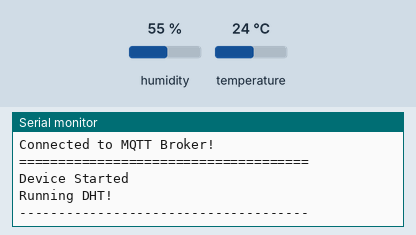
A sketch run on a simulated ESP8266 (NodeMCU). Shown: the last lines printed to the serial monitor. Inputs (shaded band) come from the test bench; at power-on: humidity 55 %, temperature 24 °C. WiFi joins after 1.5 s; servers stay silent unless stated; no MQTT or app messages arrive unless stated; not simulated (calls return 0 or success): env.h.

Above: at 2.7 s.
2.8 s: humidity set to 22 %
At 4.3 s:
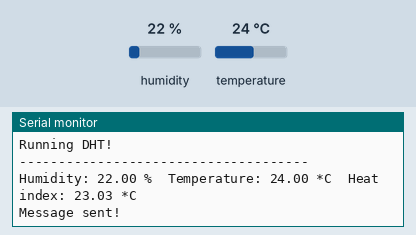
5.9 s: temperature set to 12 °C
At 5.9 s:
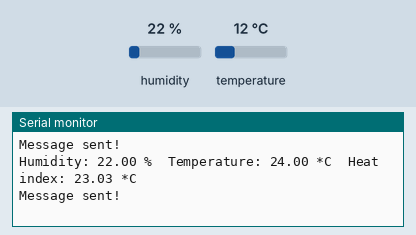
9.0 s: humidity set to 40 %
At 11.0 s:
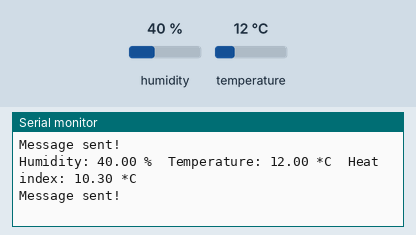
Timing chart, 0 to 12.5 s (numbered marks = the images above; inputs shaded):
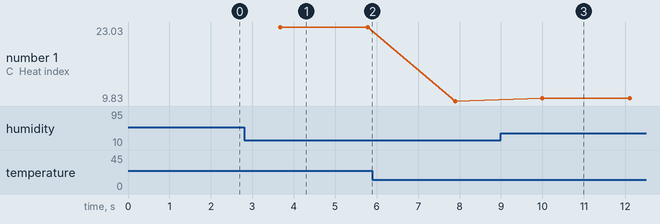

The sketch:

esp8266-dht22-mqtt.ino
```cpp
/*
 ESP8266-12F, DHT22, MQTT Publisher

 Board setup:
 Generic ESP8266 Modul
 Flash Freq: 40 MHZ
 Flash Mode: QIQ
 Flash Size: 51K (no SPIFFS)
 Debug Port: disabled
 Debug Level: keine
 Reset Mothod: nodemcu
 CPU Freq.: 80 MHz
 Upload Speed: 115200
*/
#include <ESP8266WiFi.h>
#include "DHT.h"
#include <PubSubClient.h> // Allows us to connect to, and publish to the MQTT broker

#include "env.h" //include custom header located in same directory

// DHT definitions
#define DHTPIN 4     // what digital pin the DHT22 is conected to
#define DHTTYPE DHT22 // there are multiple kinds of DHT sensors
DHT dht(DHTPIN, DHTTYPE);

#ifndef WIFI_SSID
#define WIFI_SSID "your-wifi-ssid"    //wifi ssid
#define WIFI_PASSWORD "your-wifi-psk" //wifi password
#endif

// MQTT definitions
const char* mqtt_server = "192.168.100.22";
const char* mqtt_topic = "test";
// The client id identifies the ESP8266 device. Think of it a bit like a hostname (Or just a name, like Greg).
const char* clientID = "esp8266";

// Initialise the WiFi and MQTT Client objects
WiFiClient wifiClient;
PubSubClient client(mqtt_server, 1883, wifiClient); // 1883 is the listener port for the Broker

void setup() {
  Serial.begin(115200);
  delay(10);

  // We start by connecting to a WiFi network

  Serial.println();
  Serial.println();
  Serial.print("Connecting to ");
  Serial.println(WIFI_SSID);

  WiFi.mode(WIFI_STA);
  WiFi.begin(WIFI_SSID, WIFI_PASSWORD);

  while (WiFi.status() != WL_CONNECTED) {
    delay(500);
    WiFi.printDiag(Serial);
  }

  Serial.println("=====================================");
  Serial.println("WiFi connected");
  Serial.println("IP address: ");
  Serial.println(WiFi.localIP());

  Serial.println("=====================================");
  // Connect to MQTT Broker
  // client.connect returns a boolean value to let us know if the connection was successful.
  if (client.connect(clientID)) {
    Serial.println("Connected to MQTT Broker!");
  }
  else {
    Serial.println("Connection to MQTT Broker failed...");
  }

  Serial.println("=====================================");
  Serial.println("Device Started");
  Serial.println("Running DHT!");
  Serial.println("-------------------------------------");
}


int timeSinceLastRead = 0;

void loop() {

  // Report every 2 seconds.
  if(timeSinceLastRead > 2000) {
    // Reading temperature or humidity takes about 250 milliseconds!
    // Sensor readings may also be up to 2 seconds 'old' (its a very slow sensor)
    float h = dht.readHumidity();

    // Read temperature as Celsius (the default)
    float t = dht.readTemperature();

    // Check if any reads failed and exit early (to try again).
    if (isnan(h) || isnan(t)) {
      Serial.println("Failed to read from DHT sensor!");
      timeSinceLastRead = 0;
      return;
    }

    // Compute heat index in Celsius (isFahreheit = false)
    // heat index: feeled temperature based on temp and humi
    float hic = dht.computeHeatIndex(t, h, false);

    Serial.print("Humidity: ");
    Serial.print(h);
    Serial.print(" %\t");
    Serial.print("Temperature: ");
    Serial.print(t);
    Serial.print(" *C\t");
    Serial.print("Heat index: ");
    Serial.print(hic);
    Serial.println(" *C");

    // convert to values from DHT22 to char, because client.publish requires char
    char h_char[8];
    dtostrf(h, 6, 2, h_char);
    char t_char[8];
    dtostrf(t, 6, 2, t_char);

    // PUBLISH to the MQTT Broker (topic = mqtt_topic, defined at the beginning)
    // Here, "Button pressed!" is the Payload, but this could be changed to a sensor reading, for example.
    if (client.publish(mqtt_topic, t_char)) {
      Serial.println("Message sent!");
    }
    // Again, client.publish will return a boolean value depending on whether it succeded or not.
    // If the message failed to send, we will try again, as the connection may have broken.
    else {
      Serial.println("Message failed to send. Reconnecting to MQTT Broker and trying again");
      client.connect(clientID);
      delay(10); // This delay ensures that client.publish doesn't clash with the client.connect call
      client.publish(mqtt_topic, t_char);
    }

    timeSinceLastRead = 0;
  }
  delay(100);
  timeSinceLastRead += 100;
}
```

Measured:
- after the input at 2.8 s, the serial monitor: prints a new line after 0.88 s (image 1)
- after the input at 9.0 s, the serial monitor: prints a new line after 1.0 s (image 3)
- plotted number 1: 23.03 → 9.83 after the input at 5.9 s, 9.83 → 10.3 after the input at 9.0 s
